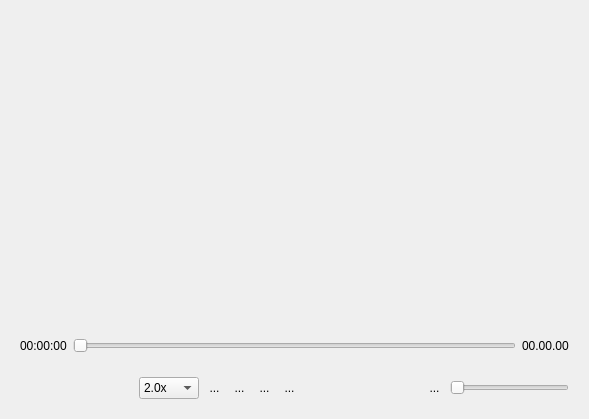
<?xml version="1.0" encoding="UTF-8"?>
<ui version="4.0">
 <class>Player</class>
 <widget class="QWidget" name="Player">
  <property name="geometry">
   <rect>
    <x>0</x>
    <y>0</y>
    <width>589</width>
    <height>419</height>
   </rect>
  </property>
  <property name="windowTitle">
   <string>Form</string>
  </property>
  <property name="styleSheet">
   <string notr="true">background-color: rgb(55, 55, 55);
color: rgb(255, 255, 255);
MainWindow{
border:3px solid #000000;
}</string>
  </property>
  <layout class="QVBoxLayout" name="verticalLayout">
   <item>
    <widget class="QWidget" name="SDL_Widget" native="true">
     <property name="sizePolicy">
      <sizepolicy hsizetype="Expanding" vsizetype="Expanding">
       <horstretch>0</horstretch>
       <verstretch>0</verstretch>
      </sizepolicy>
     </property>
    </widget>
   </item>
   <item>
    <widget class="QWidget" name="widget_2" native="true">
     <property name="sizePolicy">
      <sizepolicy hsizetype="Preferred" vsizetype="Fixed">
       <horstretch>0</horstretch>
       <verstretch>0</verstretch>
      </sizepolicy>
     </property>
     <layout class="QHBoxLayout" name="horizontalLayout_2">
      <item>
       <widget class="QLabel" name="now_time">
        <property name="text">
         <string>00:00:00</string>
        </property>
        <property name="textFormat">
         <enum>Qt::TextFormat::MarkdownText</enum>
        </property>
       </widget>
      </item>
      <item>
       <widget class="QSlider" name="progress_bar">
        <property name="orientation">
         <enum>Qt::Orientation::Horizontal</enum>
        </property>
       </widget>
      </item>
      <item>
       <widget class="QLabel" name="total_time">
        <property name="text">
         <string>00.00.00</string>
        </property>
       </widget>
      </item>
     </layout>
    </widget>
   </item>
   <item>
    <widget class="QWidget" name="widget" native="true">
     <property name="sizePolicy">
      <sizepolicy hsizetype="Preferred" vsizetype="Fixed">
       <horstretch>0</horstretch>
       <verstretch>0</verstretch>
      </sizepolicy>
     </property>
     <layout class="QHBoxLayout" name="horizontalLayout">
      <item>
       <spacer name="horizontalSpacer">
        <property name="orientation">
         <enum>Qt::Orientation::Horizontal</enum>
        </property>
        <property name="sizeHint" stdset="0">
         <size>
          <width>40</width>
          <height>20</height>
         </size>
        </property>
       </spacer>
      </item>
      <item>
       <widget class="QComboBox" name="speedComboBox">
        <item>
         <property name="text">
          <string>2.0x</string>
         </property>
        </item>
        <item>
         <property name="text">
          <string>1.5x</string>
         </property>
        </item>
        <item>
         <property name="text">
          <string>1.25x</string>
         </property>
        </item>
        <item>
         <property name="text">
          <string>1.0x</string>
         </property>
        </item>
        <item>
         <property name="text">
          <string>0.75x</string>
         </property>
        </item>
        <item>
         <property name="text">
          <string>0.5x</string>
         </property>
        </item>
       </widget>
      </item>
      <item>
       <widget class="QToolButton" name="last_btn">
        <property name="styleSheet">
         <string notr="true">border:none;</string>
        </property>
        <property name="text">
         <string>...</string>
        </property>
        <property name="icon">
         <iconset resource="resource.qrc">
          <normaloff>:/new/prefix1/image/last.png</normaloff>:/new/prefix1/image/last.png</iconset>
        </property>
        <property name="iconSize">
         <size>
          <width>20</width>
          <height>20</height>
         </size>
        </property>
       </widget>
      </item>
      <item>
       <widget class="QToolButton" name="start_btn">
        <property name="styleSheet">
         <string notr="true">border:none;</string>
        </property>
        <property name="text">
         <string>...</string>
        </property>
        <property name="icon">
         <iconset resource="resource.qrc">
          <normaloff>:/new/prefix1/image/播放.png</normaloff>:/new/prefix1/image/播放.png</iconset>
        </property>
        <property name="iconSize">
         <size>
          <width>20</width>
          <height>20</height>
         </size>
        </property>
       </widget>
      </item>
      <item>
       <widget class="QToolButton" name="stop_btn">
        <property name="styleSheet">
         <string notr="true">border:none;</string>
        </property>
        <property name="text">
         <string>...</string>
        </property>
        <property name="icon">
         <iconset resource="resource.qrc">
          <normaloff>:/new/prefix1/image/正方形.png</normaloff>:/new/prefix1/image/正方形.png</iconset>
        </property>
        <property name="iconSize">
         <size>
          <width>20</width>
          <height>20</height>
         </size>
        </property>
       </widget>
      </item>
      <item>
       <widget class="QToolButton" name="next_btn">
        <property name="styleSheet">
         <string notr="true">border:none;</string>
        </property>
        <property name="text">
         <string>...</string>
        </property>
        <property name="icon">
         <iconset resource="resource.qrc">
          <normaloff>:/new/prefix1/image/next.png</normaloff>:/new/prefix1/image/next.png</iconset>
        </property>
        <property name="iconSize">
         <size>
          <width>20</width>
          <height>20</height>
         </size>
        </property>
       </widget>
      </item>
      <item>
       <spacer name="horizontalSpacer_2">
        <property name="orientation">
         <enum>Qt::Orientation::Horizontal</enum>
        </property>
        <property name="sizeHint" stdset="0">
         <size>
          <width>40</width>
          <height>20</height>
         </size>
        </property>
       </spacer>
      </item>
      <item>
       <widget class="QToolButton" name="toolButton_3">
        <property name="styleSheet">
         <string notr="true">border:none;</string>
        </property>
        <property name="text">
         <string>...</string>
        </property>
        <property name="icon">
         <iconset resource="resource.qrc">
          <normaloff>:/new/prefix1/image/音量.png</normaloff>:/new/prefix1/image/音量.png</iconset>
        </property>
        <property name="iconSize">
         <size>
          <width>20</width>
          <height>20</height>
         </size>
        </property>
       </widget>
      </item>
      <item>
       <widget class="QSlider" name="sound_bar">
        <property name="orientation">
         <enum>Qt::Orientation::Horizontal</enum>
        </property>
       </widget>
      </item>
     </layout>
    </widget>
   </item>
  </layout>
 </widget>
 <resources>
  <include location="resource.qrc"/>
 </resources>
 <connections/>
</ui>
